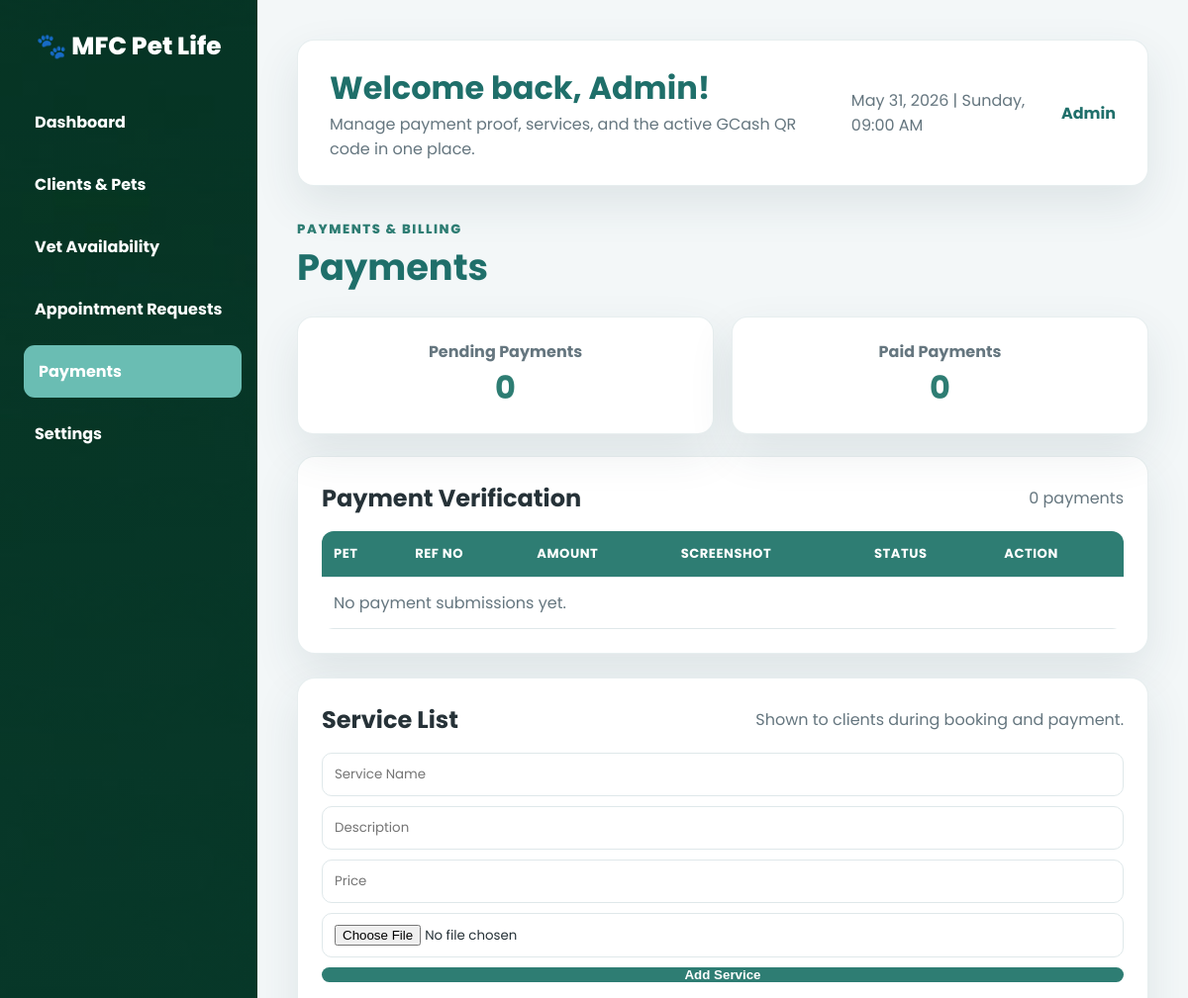
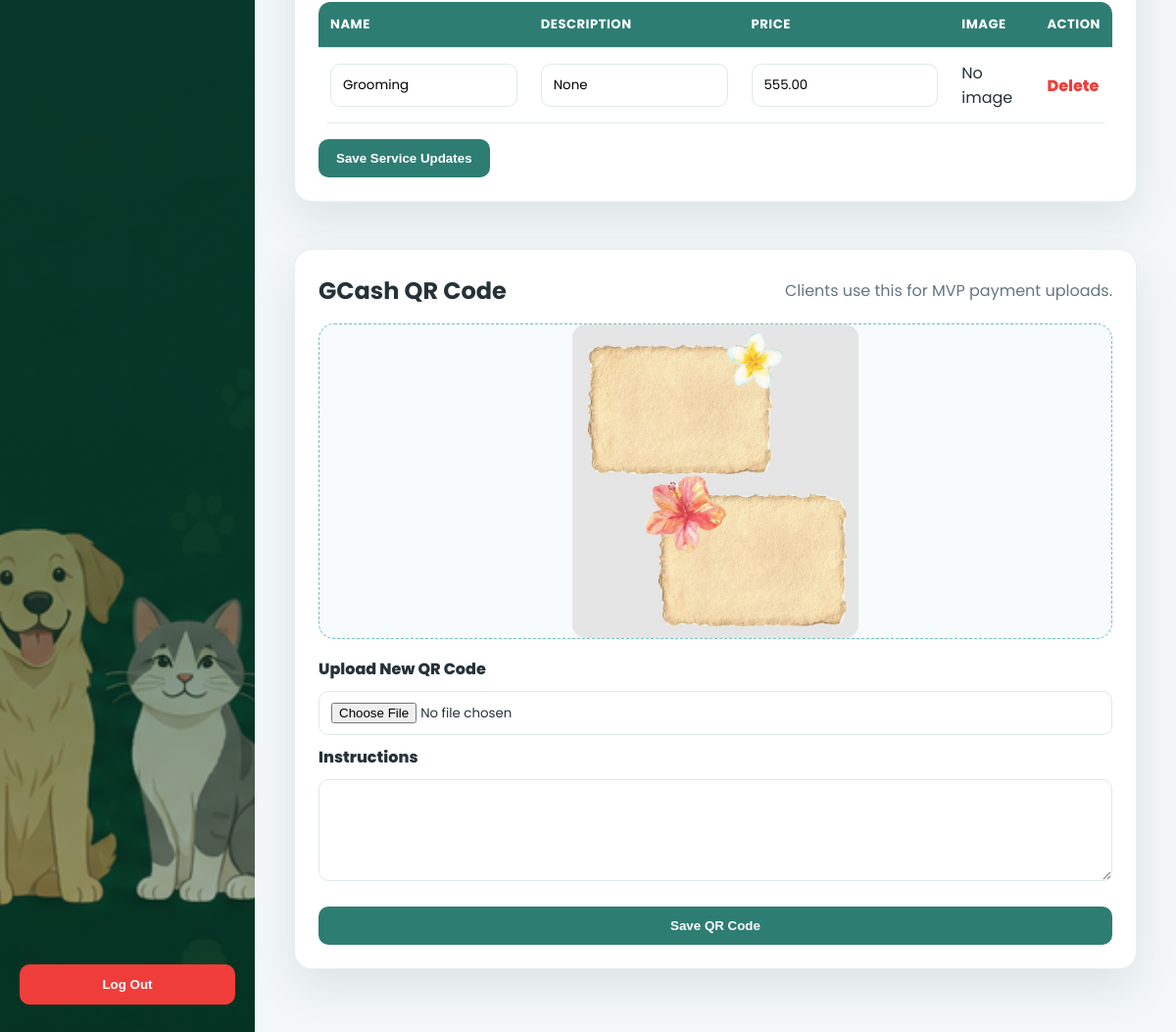
Screenshot of /payments-admin/ with the database file from the repository (2 pictures, top to bottom).
### main/models.py (models this page shows, shortened)
class Service(models.Model):
    name = models.CharField(max_length=225)
    description = models.TextField(blank=True, null=True)
    duration = models.DurationField(default=timedelta(minutes=30))
    price = models.DecimalField(max_digits=10, decimal_places=2)

class GcashQR(models.Model):
    image = models.ImageField(upload_to='gcash/')
    instructions = models.TextField(blank=True, null=True)
    updated_at = models.DateTimeField(auto_now=True)

### main/views.py (the view, shortened to what this page needs)
# urls.py: path('payments-admin/', views.payments_admin, name='payments_admin'),
def payments_admin(request):
    payments = Payment.objects.all().order_by('-created_at')
    services = Service.objects.prefetch_related('images').all().order_by('name')
    qr = GcashQR.objects.first()
    return render(request, "admin/payments_admin.html", {
        "payments": payments,
        "services": services,
        "qr": qr,
        "pending_payments": Payment.objects.filter(status="pending").count(),
        "paid_payments": Payment.objects.filter(status="verified").count(),
    })

### main/templates/admin/payments_admin.html (shortened to what this page needs)
{% load static %}
<!DOCTYPE html>
<html lang="en">
<head>
    <link rel="stylesheet" href="{% static 'css/admin/payments_admin.css' %}?v=admin-remodel-7">
</head>
<body>
    <aside class="sidebar">
        <div>
            <h2>🐾 MFC Pet Life</h2>
            <nav class="nav-links">
                <a href="{% url 'admin_dashboard' %}">Dashboard</a>
                <a href="{% url 'clients_pets' %}">Clients & Pets</a>
                <a href="{% url 'vet_availability_admin' %}">Vet Availability</a>
                <a href="{% url 'appointment_requests' %}">Appointment Requests</a>
                <a href="{% url 'payments_admin' %}" class="active">Payments</a>
                <a href="{% url 'settings_admin' %}">Settings</a>
            </nav>
        </div>
        <form action="{% url 'logout' %}" method="post">
            <button type="submit" class="logout-btn">Log Out</button>
        </form>
    </aside>
    <main class="main-content">
        <header class="topnav-box">
            <div class="topnav-left">
                <h1>Welcome back, Admin!</h1>
                <p>Manage payment proof, services, and the active GCash QR code in one place.</p>
            </div>
            <div class="topnav-right">
                <div class="date">{% now "F d, Y | l, h:i A" %}</div>
                <div class="user-profile">Admin</div>
            </div>
        </header>
        <section class="page-heading">
            <div>
                <p class="eyebrow">Payments & Billing</p>
                <h1>Payments</h1>
            </div>
        </section>
        <section class="payment-summary">
            <div>
                <span>Pending Payments</span>
                <strong>{{ pending_payments }}</strong>
            </div>
            <div>
                <span>Paid Payments</span>
                <strong>{{ paid_payments }}</strong>
            </div>
        </section>
        <section class="panel">
            <div class="panel-header">
                <h2>Payment Verification</h2>
                <span>{{ payments|length }} payment{{ payments|length|pluralize }}</span>
            </div>
            <table class="table">
                <thead>
                    <tr>
                        <th>Pet</th>
                        <th>Ref No</th>
                        <th>Amount</th>
                        <th>Screenshot</th>
                        <th>Status</th>
                        <th>Action</th>
                    </tr>
                </thead>
                <tbody>
                    {% for p in payments %}
                    <tr>
                        <td>{{ p.appointment.pet.name|default:"Deleted pet" }}</td>
                        <td>{{ p.gcash_ref_no }}</td>
                        <td>₱{{ p.amount }}</td>
                        <td>
                            {% if p.screenshot %}
                                <img src="{{ p.screenshot.url }}" onclick="openModal(this.src)" alt="Payment screenshot">
                            {% else %}
                                <span>No screenshot</span>
                            {% endif %}
                        </td>
                        <td><span class="badge {{ p.status }}">{{ p.status|title }}</span></td>
                        <td>
                            {% if p.status == "pending" %}
                                <a href="{% url 'verify_payment' p.id %}" class="btn verify">Verify</a>
                                <a href="{% url 'reject_payment' p.id %}" class="btn reject">Reject</a>
                            {% else %}
                                <span class="muted">Reviewed</span>
                            {% endif %}
                        </td>
                    </tr>
                    {% empty %}
                    <tr><td colspan="6" class="empty-state">No payment submissions yet.</td></tr>
                    {% endfor %}
                </tbody>
            </table>
        </section>
        <section class="billing-grid">
            <article class="panel">
                <div class="panel-header">
                    <h2>Service List</h2>
                    <span>Shown to clients during booking and payment.</span>
                </div>
                <form method="POST" action="{% url 'add_service' %}" class="add-form" enctype="multipart/form-data">
                    <input type="text" name="name" placeholder="Service Name" required>
                    <input type="text" name="description" placeholder="Description">
                    <input type="number" step="0.01" name="price" placeholder="Price" required>
                    <input type="file" name="image">
                    <button type="submit">Add Service</button>
                </form>
                <form method="POST" action="{% url 'update_services' %}">
                    <table class="table service-table">
                        <thead>
                            <tr>
                                <th>Name</th>
                                <th>Description</th>
                                <th>Price</th>
                                <th>Image</th>
                                <th>Action</th>
                            </tr>
                        </thead>
                        <tbody>
                            {% for service in services %}
                            <tr>
                                <td><input type="text" name="name_{{ service.id }}" value="{{ service.name }}"></td>
                                <td><input type="text" name="description_{{ service.id }}" value="{{ service.description }}"></td>
                                <td><input type="number" step="0.01" name="price_{{ service.id }}" value="{{ service.price }}"></td>
                                <td>
                                    {% for img in service.images.all %}
                                        {% if img.image %}<img src="{{ img.image.url }}" alt="{{ service.name }}">{% endif %}
                                    {% empty %}
                                        <span>No image</span>
                                    {% endfor %}
                                </td>
                                <td><a href="{% url 'delete_service' service.id %}" class="danger-link">Delete</a></td>
                            </tr>
                            {% empty %}
                            <tr><td colspan="5" class="empty-state">No services yet.</td></tr>
                            {% endfor %}
                        </tbody>
                    </table>
                    <button type="submit" class="save-btn">Save Service Updates</button>
                </form>
            </article>
            <article class="panel">
                <div class="panel-header">
                    <h2>GCash QR Code</h2>
                    <span>Clients use this for MVP payment uploads.</span>
                </div>
                <div class="qr-preview">
                    {% if qr and qr.image %}
                        <img src="{{ qr.image.url }}" alt="GCash QR">
                    {% else %}
                        <div>No QR code uploaded yet.</div>
                    {% endif %}
                </div>
                <form class="qr-form" method="POST" enctype="multipart/form-data">
                    <label>Upload New QR Code</label>
                    <input type="file" name="image">
                    <label>Instructions</label>
                    <textarea name="instructions" rows="4">{{ qr.instructions }}</textarea>
                    <button type="submit" class="save-btn">Save QR Code</button>
                </form>
            </article>
        </section>
    </main>
</body>
</html>

### main/static/css/admin/payments_admin.css (style rules this page uses)
:root { --sidebar-width: 260px; --primary: #2e7d73; --primary-dark: #1f6f6a; --secondary: #70c4bb; --muted: #65767f; --page: #f3f7f8; --panel: #ffffff; --line: #dfe8ea; --danger: #ef3d3a; --success: #1f8f5f; --warning: #f5a623; --shadow: 0 18px 45px rgba(36, 67, 77, 0.10); }
* { box-sizing: border-box; margin: 0; padding: 0; }
body { min-height: 100vh; font-family: 'Poppins', sans-serif; background: var(--page); color: #263238; }
.sidebar { position: fixed; inset: 0 auto 0 0; width: var(--sidebar-width); display: flex; flex-direction: column; justify-content: space-between; padding: 28px 20px; background: linear-gradient(180deg, rgba(8, 58, 44, 0.48) 0%, rgba(8, 58, 44, 0.72) 48%, rgba(8, 58, 44, 0.36) 100%), url("../../images/sidebar background.png") center bottom / cover no-repeat, linear-gradient(180deg, #1f7a73 0%, #2e716c 100%); color: #fff; }
.sidebar h2 { margin-bottom: 32px; text-align: center; font-size: 1.55rem; font-weight: 800; }
.nav-links { display: grid; gap: 10px; }
.nav-links a { padding: 14px 15px; border-radius: 11px; color: #fff; font-weight: 700; text-decoration: none; transition: 0.2s ease; }
.nav-links a:hover, .nav-links a.active { background: rgba(112, 196, 187, 0.95); transform: translateX(4px); }
.logout-btn { width: 100%; padding: 13px; border: 0; border-radius: 10px; background: var(--danger); color: #fff; font-weight: 700; cursor: pointer; }
.main-content { width: calc(100% - var(--sidebar-width)); margin-left: var(--sidebar-width); padding: 40px; }
.topnav-box, .panel, .payment-summary div { background: var(--panel); border: 1px solid rgba(223, 232, 234, 0.75); box-shadow: var(--shadow); }
.topnav-box { display: flex; align-items: center; justify-content: space-between; gap: 22px; margin-bottom: 34px; padding: 24px 32px; border-radius: 17px; }
.topnav-left h1, .page-heading h1 { color: var(--primary-dark); }
.topnav-left p, .date, .panel-header span, .muted, .empty-state { color: var(--muted); }
.topnav-right { display: flex; align-items: center; gap: 22px; }
.user-profile { color: var(--primary-dark); font-weight: 700; }
.page-heading { margin-bottom: 22px; }
.eyebrow { color: var(--primary); font-size: 0.82rem; font-weight: 800; letter-spacing: 0.12em; text-transform: uppercase; }
.page-heading h1 { font-size: 2.3rem; }
.payment-summary { display: grid; grid-template-columns: repeat(2, minmax(180px, 1fr)); gap: 18px; margin-bottom: 22px; }
.payment-summary div { padding: 22px; border-radius: 16px; text-align: center; }
.payment-summary span { color: var(--muted); font-weight: 700; }
.payment-summary strong { display: block; color: var(--primary); font-size: 2rem; }
.panel { margin-bottom: 24px; padding: 24px; border-radius: 18px; }
.panel-header { display: flex; align-items: center; justify-content: space-between; gap: 18px; margin-bottom: 16px; }
.panel-header h2 { color: #263238; }
.table { width: 100%; border-collapse: collapse; overflow: hidden; border-radius: 12px; }
.table th, .table td { padding: 13px 12px; border-bottom: 1px solid var(--line); text-align: left; vertical-align: middle; }
.table th { background: var(--primary); color: #fff; font-size: 0.82rem; letter-spacing: 0.04em; text-transform: uppercase; }
.btn, .save-btn, .add-form button, .qr-form button { display: inline-flex; align-items: center; justify-content: center; border: 0; border-radius: 10px; color: #fff; font-weight: 800; text-decoration: none; cursor: pointer; }
.verify, .save-btn, .add-form button, .qr-form button { background: var(--primary); }
.billing-grid { display: grid; grid-template-columns: 1.45fr 0.75fr; gap: 24px; }
.add-form { display: grid; grid-template-columns: repeat(5, 1fr); gap: 10px; margin-bottom: 18px; }
input, textarea { width: 100%; padding: 11px 12px; border: 1px solid var(--line); border-radius: 10px; font-family: inherit; }
.service-table input { min-width: 120px; }
.save-btn { margin-top: 16px; padding: 12px 18px; }
.danger-link { color: var(--danger); font-weight: 800; text-decoration: none; }
.qr-preview { display: grid; place-items: center; min-height: 260px; margin-bottom: 18px; border: 1px dashed var(--secondary); border-radius: 16px; background: #f8fbfb; color: var(--muted); }
.qr-preview img { max-width: 100%; max-height: 320px; border-radius: 14px; }
.qr-form { display: grid; gap: 10px; }
.qr-form label { font-weight: 800; }
@media (max-width: 1200px) { .billing-grid, .add-form { grid-template-columns: 1fr; } }

### rows the page displays
Service: name "Grooming", description "None", price "555.00"
GcashQR: image (picture)

### other values shown
{{ pending_payments }} "0"
{{ paid_payments }} "0"
{{ payments|length }} "0"
